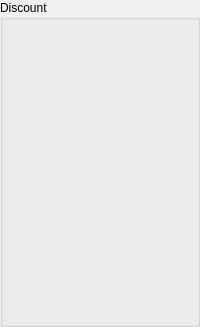
         <widget class="QGroupBox" name="discount_2">
          <property name="title">
           <string>Discount</string>
          </property>
          <layout class="QVBoxLayout" name="verticalLayout_15">
           <item>
            <widget class="QLabel" name="disc_1">
             <property name="font">
              <font>
               <family>Calibri</family>
               <pointsize>11</pointsize>
               <bold>false</bold>
              </font>
             </property>
             <property name="text">
              <string/>
             </property>
             <property name="alignment">
              <set>Qt::AlignRight|Qt::AlignTrailing|Qt::AlignVCenter</set>
             </property>
            </widget>
           </item>
           <item>
            <widget class="QLabel" name="disc_2">
             <property name="font">
              <font>
               <family>Calibri</family>
               <pointsize>11</pointsize>
               <bold>false</bold>
              </font>
             </property>
             <property name="text">
              <string/>
             </property>
             <property name="alignment">
              <set>Qt::AlignRight|Qt::AlignTrailing|Qt::AlignVCenter</set>
             </property>
            </widget>
           </item>
           <item>
            <widget class="QLabel" name="disc_3">
             <property name="font">
              <font>
               <family>Calibri</family>
               <pointsize>11</pointsize>
               <bold>false</bold>
              </font>
             </property>
             <property name="text">
              <string/>
             </property>
             <property name="alignment">
              <set>Qt::AlignRight|Qt::AlignTrailing|Qt::AlignVCenter</set>
             </property>
            </widget>
           </item>
           <item>
            <widget class="QLabel" name="disc_4">
             <property name="font">
              <font>
               <family>Calibri</family>
               <pointsize>11</pointsize>
               <bold>false</bold>
              </font>
             </property>
             <property name="text">
              <string/>
             </property>
             <property name="alignment">
              <set>Qt::AlignRight|Qt::AlignTrailing|Qt::AlignVCenter</set>
             </property>
            </widget>
           </item>
           <item>
            <widget class="QLabel" name="disc_5">
             <property name="font">
              <font>
               <family>Calibri</family>
               <pointsize>11</pointsize>
               <bold>false</bold>
              </font>
             </property>
             <property name="text">
              <string/>
             </property>
             <property name="alignment">
              <set>Qt::AlignRight|Qt::AlignTrailing|Qt::AlignVCenter</set>
             </property>
            </widget>
           </item>
           <item>
            <widget class="QLabel" name="disc_6">
             <property name="font">
              <font>
               <family>Calibri</family>
               <pointsize>11</pointsize>
               <bold>false</bold>
              </font>
             </property>
             <property name="text">
              <string/>
             </property>
             <property name="alignment">
              <set>Qt::AlignRight|Qt::AlignTrailing|Qt::AlignVCenter</set>
             </property>
            </widget>
           </item>
           <item>
            <widget class="QLabel" name="disc_7">
             <property name="font">
              <font>
               <family>Calibri</family>
               <pointsize>11</pointsize>
               <bold>false</bold>
              </font>
             </property>
             <property name="text">
              <string/>
             </property>
             <property name="alignment">
              <set>Qt::AlignRight|Qt::AlignTrailing|Qt::AlignVCenter</set>
             </property>
            </widget>
           </item>
           <item>
            <widget class="QLabel" name="disc_8">
             <property name="font">
              <font>
               <family>Calibri</family>
               <pointsize>11</pointsize>
               <bold>false</bold>
              </font>
             </property>
             <property name="text">
              <string/>
             </property>
             <property name="alignment">
              <set>Qt::AlignRight|Qt::AlignTrailing|Qt::AlignVCenter</set>
             </property>
            </widget>
           </item>
           <item>
            <widget class="QLabel" name="disc_9">
             <property name="font">
              <font>
               <family>Calibri</family>
               <pointsize>11</pointsize>
               <bold>false</bold>
              </font>
             </property>
             <property name="text">
              <string/>
             </property>
             <property name="alignment">
              <set>Qt::AlignRight|Qt::AlignTrailing|Qt::AlignVCenter</set>
             </property>
            </widget>
           </item>
           <item>
            <widget class="QLabel" name="disc_10">
             <property name="font">
              <font>
               <family>Calibri</family>
               <pointsize>11</pointsize>
               <bold>false</bold>
              </font>
             </property>
             <property name="text">
              <string/>
             </property>
             <property name="alignment">
              <set>Qt::AlignRight|Qt::AlignTrailing|Qt::AlignVCenter</set>
             </property>
            </widget>
           </item>
           <item>
            <widget class="QLabel" name="disc_11">
             <property name="font">
              <font>
               <family>Calibri</family>
               <pointsize>11</pointsize>
               <bold>false</bold>
              </font>
             </property>
             <property name="text">
              <string/>
             </property>
             <property name="alignment">
              <set>Qt::AlignRight|Qt::AlignTrailing|Qt::AlignVCenter</set>
             </property>
            </widget>
           </item>
           <item>
            <widget class="QLabel" name="disc_12">
             <property name="font">
              <font>
               <family>Calibri</family>
               <pointsize>11</pointsize>
               <bold>false</bold>
              </font>
             </property>
             <property name="text">
              <string/>
             </property>
             <property name="alignment">
              <set>Qt::AlignRight|Qt::AlignTrailing|Qt::AlignVCenter</set>
             </property>
            </widget>
           </item>
          </layout>
         </widget>
